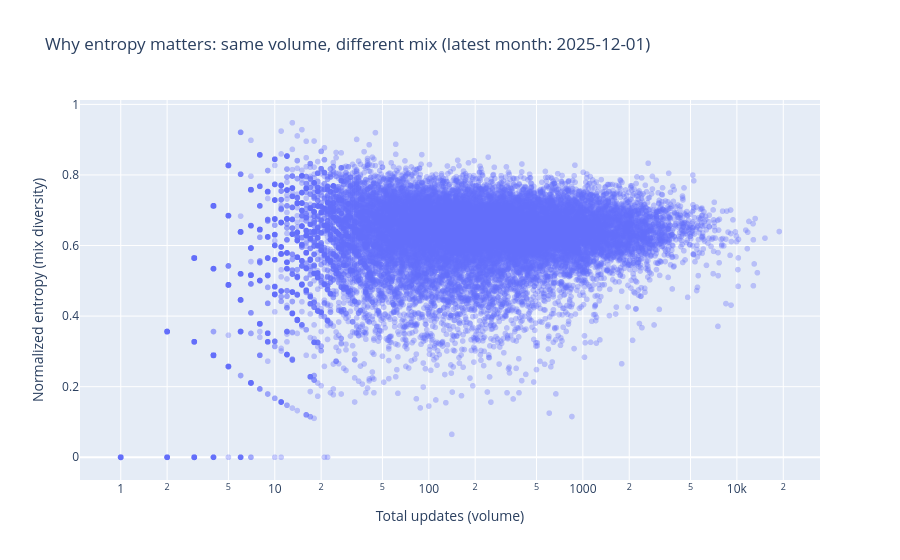

The cell this chart's notebook holds for it:
### Markdown cell above
## Why Entropy, Not Counts?
Raw counts tell you *how much* activity happened, but not *what kind* of activity happened. Entropy captures **diversity of update streams** (enrolment vs demographic vs biometric, and age bands), so it can detect administrative complexity and mix-shifts that simple totals miss. In practice: two regions can have similar total update volume but very different *composition*—and that difference often matters for interpreting whether the pattern looks like routine lifecycle churn, a documentation drive, or a disruptive shock.

### Code cell
# One figure: entropy (mix) vs counts (volume) for the latest month

import pandas as pd
import plotly.express as px

latest_month = pd.to_datetime(cube['month']).max()
df_plot = cube.loc[cube['month'] == latest_month, ['state', 'district_raw', 'pincode', 'IEI', 'total_updates', 'entropy_norm']].copy()

# Keep plotting lightweight if there are many pincodes
n_max = 25_000
if len(df_plot) > n_max:
    df_plot = df_plot.sample(n=n_max, random_state=42)

df_plot['total_updates'] = pd.to_numeric(df_plot['total_updates'], errors='coerce')
df_plot['entropy_norm'] = pd.to_numeric(df_plot['entropy_norm'], errors='coerce')
df_plot = df_plot.dropna(subset=['total_updates', 'entropy_norm'])

fig = px.scatter(
    df_plot,
    x='total_updates',
    y='entropy_norm',
    hover_data=['state', 'district_raw', 'pincode', 'IEI'],
    opacity=0.35,
    title=f'Why entropy matters: same volume, different mix (latest month: {latest_month.date()})',
    labels={
        'total_updates': 'Total updates (volume)',
        'entropy_norm': 'Normalized entropy (mix diversity)',
    },
)
fig.update_xaxes(type='log')
fig.update_layout(height=560)
fig.show()

### Figure 1 — Plotly figure (JSON) as saved in the notebook; plotly's stock layout.template omitted (floating-point values rounded to 4 significant figures; data arrays with more than 128 entries replaced by an {"elided": "..."} marker saying what was removed)
{"data": [{"customdata": {"elided": "25000x4 mixed values"}, "hovertemplate": "Total updates (volume)=%{x}<br>Normalized entropy (mix diversity)=%{y}<br>state=%{customdata[0]}<br>district_raw=%{customdata[1]}<br>pincode=%{customdata[2]}<br>IEI=%{customdata[3]}<extra></extra>", "legendgroup": "", "marker": {"color": "#636efa", "opacity": 0.35, "symbol": "circle"}, "mode": "markers", "name": "", "showlegend": false, "type": "scattergl", "x": {"elided": "25000 float values"}, "xaxis": "x", "y": {"elided": "25000 float values"}, "yaxis": "y"}], "layout": {"height": 560, "legend": {"tracegroupgap": 0}, "title": {"text": "Why entropy matters: same volume, different mix (latest month: 2025-12-01)"}, "xaxis": {"anchor": "y", "domain": [0, 1], "title": {"text": "Total updates (volume)"}, "type": "log"}, "yaxis": {"anchor": "x", "domain": [0, 1], "title": {"text": "Normalized entropy (mix diversity)"}}}}
